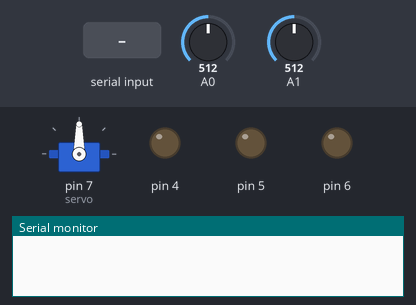
A sketch run on a simulated Arduino Uno, built with avr-gcc and run on an emulated ATmega328P. Parts: servo, output pins drawn as LEDs (lit = HIGH), the last lines printed to the serial monitor. Inputs (shaded band) come from the test bench; at power-on: A0 = 512, A1 = 512.

Above: at 1.2 s.
1.3 s: "b" received over Serial
At 2.1 s:
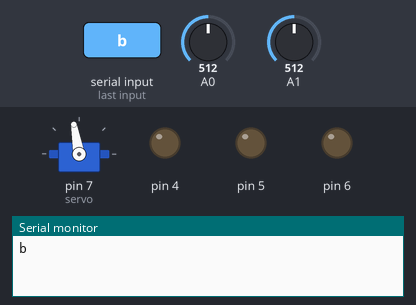
4.3 s: "a" received over Serial
At 5.5 s:
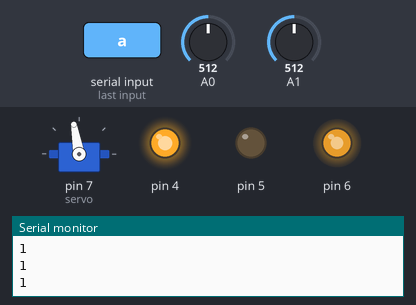
6.1 s: "e" received over Serial
At 6.8 s:
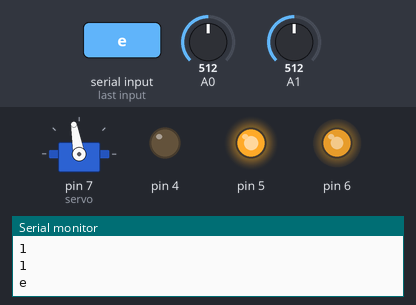
Timing chart, 0 to 10.6 s (numbered marks = the images above; inputs shaded):
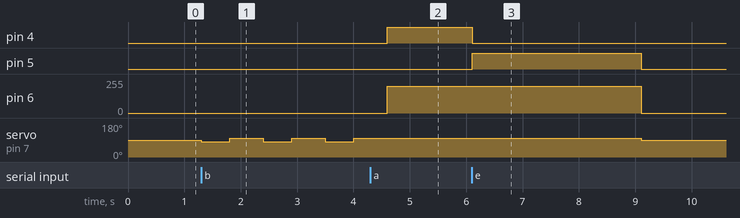

The sketch:

MouseKeyPush.ino
```cpp
#include <Servo.h>

#define MOUSE 1
#define KEY 2
#define FRONT 3
#define BACK 4
#define STOP 9

int val1 = 0, pre1 = 0, diff1 = 0, pdiff1 = 0;
int val2 = 0, pre2 = 0, diff2 = 0, pdiff2 = 0;
boolean switch1 = false, switch2 = false;
boolean rotate = true; // true:正転 false:逆転
int threshold = 800;
int gyaku_start = 0, jun_start = 0, start_time = 0;
int mode = STOP;

char str;

Servo servo;

void setup() {
  servo.attach(7);
  servo.write(90);

  pinMode(4, OUTPUT);
  pinMode(5, OUTPUT);
  Serial.begin(9600);

}

void loop() {
  if(Serial.available() > 0){
    //データの読み込み
    //str = Serial.readStringUntil('\r');
    str = Serial.read();
    Serial.println(str);
    if (str == 'a') {
      mode = KEY;
      jun_start = millis();
    } else if (str == 'b') {
      mode = MOUSE;
    } else if (str == 'c') {
      mode = STOP;
    } else if (str == 'w') {
      mode = FRONT;
    } else if (str == 'e') {
      mode = BACK;
    }
    start_time = millis();
  }

  if (mode == KEY) {
    switch1 = isSwitch1();
    switch2 = isSwitch2();
    Serial.println(rotate);

    // モータ駆動
    driveMotor(rotate);

    // 一定時間正転したら逆転
    //if (rotate == true && millis() - jun_start > 1000) {
    if (rotate == true && switch1 == true) {
      rotate = false;
      gyaku_start = millis();
      Serial.println("Reverse.");
    // スイッチがオンになったら停止
    //} else if (rotate == false && millis() - gyaku_start > 1000) {
    } else if (rotate == false && switch2 == true) {
      rotate = true;
      jun_start = millis();
      Serial.println("Seiten.");
    }


  } else if (mode == MOUSE) {
    stopMotor();
    driveServo();

  } else if (mode == FRONT) {
    driveMotor(true);

  } else if (mode == BACK) {
    driveMotor(false);

  } else {
    stopMotor();
    stopServo();
  }

  delay(100);

  if (millis() - start_time > 3000) {
    Serial.println("auto stop.");
    mode = STOP;
  }
}

void driveServo()
{
  servo.write(80);
  delay(500);
  servo.write(100);
  delay(500);
}

void stopServo()
{
  servo.write(90);
}

void stopMotor()
{
    digitalWrite(4, LOW);
    digitalWrite(5, LOW);
    analogWrite(6, 0);
    rotate = true;
}

void driveMotor(boolean flag)
{
  if(flag == true) {
    digitalWrite(4, HIGH);
    digitalWrite(5, LOW);
  }
  else {
    digitalWrite(4, LOW);
    digitalWrite(5, HIGH);
  }

  analogWrite(6, 200);
}

boolean isSwitch1()
{
  boolean dst = false;

  val1 = analogRead(0);

  /*
  diff1 = val1 - pre1;
  if (diff1 > threshold && pdiff1 < threshold) {
    Serial.println("switch1 on!!");
    dst = true;
  }
  pre1 = val1;
  pdiff1 = diff1;
  */
  if (val1 > threshold) {
    Serial.println("switch1 on!!");
    dst = true;
  }

  return dst;
}

boolean isSwitch2()
{
  boolean dst = false;

  val2 = analogRead(1);
  /*
  diff2 = val2 - pre2;
  if (diff2 > threshold && pdiff2 < threshold) {
    Serial.println("switch2 on!!");
    dst = true;
  }
  pre2 = val2;
  pdiff2 = diff2;
  */

  if (val2 > threshold) {
    Serial.println("switch1 on!!");
    dst = true;
  }

  return dst;
}
```

Measured:
- after the input at 1.3 s, servo on pin 7 (servo): alternates 100° for 0.60 s and 80° for 0.50 s, starting at once
- after the input at 4.3 s, pin 4: LOW → HIGH after 0.30 s; pin 6: 0/255 → 200/255 after 0.30 s; servo on pin 7 (servo): stays 100° (without the input it goes to 90° after 0.30 s)
- after the input at 6.1 s, pin 4: HIGH → LOW after 0.01 s instead of 1.5 s; pin 5: LOW → HIGH at once, → LOW 3.0 s later; pin 6: 200/255 → 0/255 after 3.0 s instead of 1.5 s; servo on pin 7 (servo): 100° → 90° after 3.0 s instead of 1.5 s
